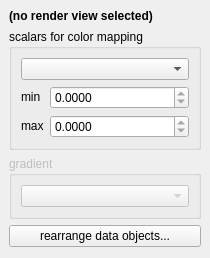
<?xml version="1.0" encoding="UTF-8"?>
<ui version="4.0">
 <class>ScalarMappingChooser</class>
 <widget class="QDockWidget" name="ScalarMappingChooser">
  <property name="geometry">
   <rect>
    <x>0</x>
    <y>0</y>
    <width>210</width>
    <height>258</height>
   </rect>
  </property>
  <property name="sizePolicy">
   <sizepolicy hsizetype="Preferred" vsizetype="Maximum">
    <horstretch>0</horstretch>
    <verstretch>0</verstretch>
   </sizepolicy>
  </property>
  <property name="windowTitle">
   <string>scalar mapping</string>
  </property>
  <widget class="QWidget" name="content">
   <layout class="QVBoxLayout" name="mainLayout">
    <item>
     <widget class="QLabel" name="relatedRenderView">
      <property name="font">
       <font>
        <weight>75</weight>
        <bold>true</bold>
       </font>
      </property>
      <property name="text">
       <string>(no render view selected)</string>
      </property>
      <property name="alignment">
       <set>Qt::AlignLeading|Qt::AlignLeft|Qt::AlignTop</set>
      </property>
     </widget>
    </item>
    <item>
     <widget class="QGroupBox" name="scalarsGroupBox">
      <property name="sizePolicy">
       <sizepolicy hsizetype="Preferred" vsizetype="Fixed">
        <horstretch>0</horstretch>
        <verstretch>0</verstretch>
       </sizepolicy>
      </property>
      <property name="title">
       <string>scalars for color mapping</string>
      </property>
      <property name="alignment">
       <set>Qt::AlignLeading|Qt::AlignLeft|Qt::AlignTop</set>
      </property>
      <layout class="QVBoxLayout" name="verticalLayout">
       <item>
        <widget class="QComboBox" name="scalarsComboBox"/>
       </item>
       <item>
        <widget class="QWidget" name="widget" native="true">
         <layout class="QGridLayout" name="gridLayout">
          <property name="leftMargin">
           <number>0</number>
          </property>
          <property name="topMargin">
           <number>0</number>
          </property>
          <property name="rightMargin">
           <number>0</number>
          </property>
          <property name="bottomMargin">
           <number>0</number>
          </property>
          <item row="0" column="0">
           <widget class="QLabel" name="label">
            <property name="sizePolicy">
             <sizepolicy hsizetype="Fixed" vsizetype="Fixed">
              <horstretch>0</horstretch>
              <verstretch>0</verstretch>
             </sizepolicy>
            </property>
            <property name="text">
             <string>min</string>
            </property>
           </widget>
          </item>
          <item row="1" column="0">
           <widget class="QLabel" name="label_2">
            <property name="sizePolicy">
             <sizepolicy hsizetype="Fixed" vsizetype="Fixed">
              <horstretch>0</horstretch>
              <verstretch>0</verstretch>
             </sizepolicy>
            </property>
            <property name="text">
             <string>max</string>
            </property>
           </widget>
          </item>
          <item row="0" column="1">
           <widget class="QDoubleSpinBox" name="minValueSpinBox">
            <property name="decimals">
             <number>4</number>
            </property>
            <property name="maximum">
             <double>0.000000000000000</double>
            </property>
           </widget>
          </item>
          <item row="1" column="1">
           <widget class="QDoubleSpinBox" name="maxValueSpinBox">
            <property name="decimals">
             <number>4</number>
            </property>
            <property name="minimum">
             <double>0.000000000000000</double>
            </property>
            <property name="maximum">
             <double>0.000000000000000</double>
            </property>
            <property name="value">
             <double>0.000000000000000</double>
            </property>
           </widget>
          </item>
         </layout>
        </widget>
       </item>
      </layout>
     </widget>
    </item>
    <item>
     <widget class="QGroupBox" name="gradientGroupBox">
      <property name="enabled">
       <bool>false</bool>
      </property>
      <property name="sizePolicy">
       <sizepolicy hsizetype="Preferred" vsizetype="Fixed">
        <horstretch>0</horstretch>
        <verstretch>0</verstretch>
       </sizepolicy>
      </property>
      <property name="title">
       <string>gradient</string>
      </property>
      <layout class="QVBoxLayout" name="gradientGroupLayout">
       <item>
        <widget class="QComboBox" name="gradientComboBox"/>
       </item>
      </layout>
     </widget>
    </item>
    <item>
     <widget class="QPushButton" name="rearrangeDataObjectsBtn">
      <property name="enabled">
       <bool>true</bool>
      </property>
      <property name="text">
       <string>rearrange data objects...</string>
      </property>
     </widget>
    </item>
    <item>
     <spacer name="verticalSpacer">
      <property name="orientation">
       <enum>Qt::Vertical</enum>
      </property>
      <property name="sizeHint" stdset="0">
       <size>
        <width>20</width>
        <height>40</height>
       </size>
      </property>
     </spacer>
    </item>
   </layout>
  </widget>
 </widget>
 <resources/>
 <connections>
  <connection>
   <sender>gradientComboBox</sender>
   <signal>currentIndexChanged(int)</signal>
   <receiver>ScalarMappingChooser</receiver>
   <slot>gradientSelectionChanged(int)</slot>
   <hints>
    <hint type="sourcelabel">
     <x>20</x>
     <y>20</y>
    </hint>
    <hint type="destinationlabel">
     <x>20</x>
     <y>20</y>
    </hint>
   </hints>
  </connection>
  <connection>
   <sender>scalarsComboBox</sender>
   <signal>currentIndexChanged(QString)</signal>
   <receiver>ScalarMappingChooser</receiver>
   <slot>scalarsSelectionChanged(QString)</slot>
   <hints>
    <hint type="sourcelabel">
     <x>77</x>
     <y>63</y>
    </hint>
    <hint type="destinationlabel">
     <x>77</x>
     <y>75</y>
    </hint>
   </hints>
  </connection>
  <connection>
   <sender>minValueSpinBox</sender>
   <signal>valueChanged(double)</signal>
   <receiver>ScalarMappingChooser</receiver>
   <slot>minValueChanged(double)</slot>
   <hints>
    <hint type="sourcelabel">
     <x>77</x>
     <y>108</y>
    </hint>
    <hint type="destinationlabel">
     <x>77</x>
     <y>120</y>
    </hint>
   </hints>
  </connection>
  <connection>
   <sender>maxValueSpinBox</sender>
   <signal>valueChanged(double)</signal>
   <receiver>ScalarMappingChooser</receiver>
   <slot>maxValueChanged(double)</slot>
   <hints>
    <hint type="sourcelabel">
     <x>77</x>
     <y>153</y>
    </hint>
    <hint type="destinationlabel">
     <x>77</x>
     <y>120</y>
    </hint>
   </hints>
  </connection>
 </connections>
 <slots>
  <slot>scalarsSelectionChanged(QString)</slot>
  <slot>gradientSelectionChanged(int)</slot>
  <slot>minValueChanged(double)</slot>
  <slot>maxValueChanged(double)</slot>
 </slots>
</ui>
